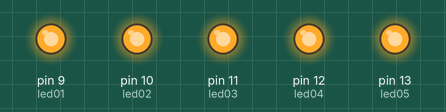
Simulated run of this sketch. Board: Arduino Uno, built with avr-gcc and run on an emulated ATmega328P. Parts: output pins drawn as LEDs (lit = HIGH).

Above: at 1.5 s.
At 4.0 s:
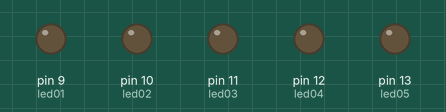
Timing chart, 0 to 6.5 s (numbered marks = the images above):
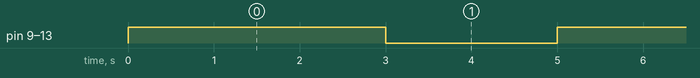

The sketch:

sketch_jun18a_5_leds.ino
```cpp
int led01=9;
int led02=10;
int led03=11;
int led04=12;
int led05=13;


void setup() {
pinMode(led01,OUTPUT);
pinMode(led02,OUTPUT);
pinMode(led03,OUTPUT);
pinMode(led04,OUTPUT);
pinMode(led05,OUTPUT);

}

void loop() {

  digitalWrite(led01,1);
  digitalWrite(led02,1);
  digitalWrite(led03,1);
  digitalWrite(led04,1);
  digitalWrite(led05,1);
  delay(3000);
  digitalWrite(led01,0);
  digitalWrite(led02,0);
  digitalWrite(led03,0);
  digitalWrite(led04,0);
  digitalWrite(led05,0);
  delay(2000);
  // put your main code here, to run repeatedly:

}
```

Measured:
- by itself, pin 9 (led01), pin 10 (led02), pin 11 (led03), pin 12 (led04), pin 13 (led05): alternates HIGH for 3.0 s and LOW for 2.0 s
